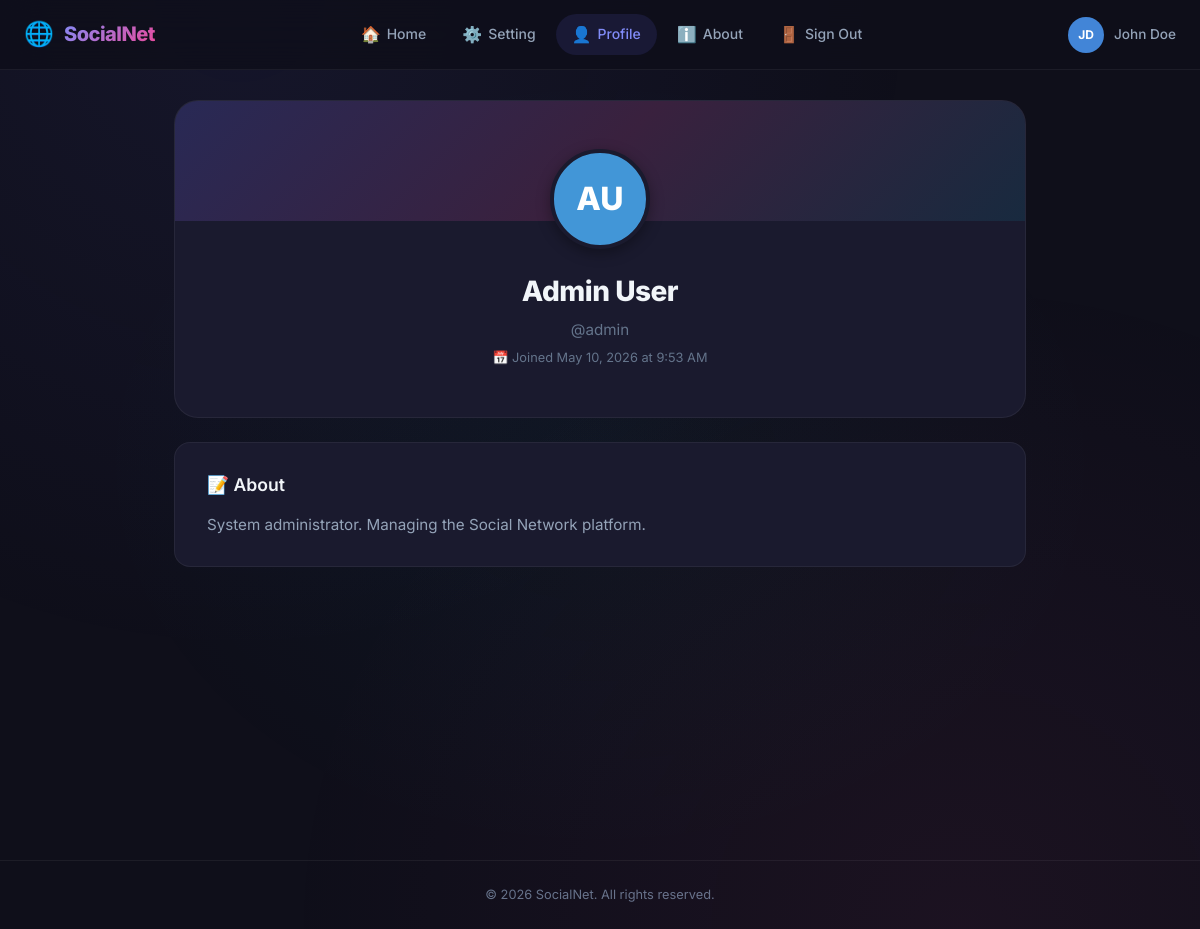
The app's page /socialnet/profile.php?owner=admin (signed in) with its own data.
### tables this page shows
CREATE TABLE IF NOT EXISTS account (
    id INT AUTO_INCREMENT PRIMARY KEY,
    username VARCHAR(50) NOT NULL UNIQUE,
    fullname VARCHAR(100) NOT NULL,
    password VARCHAR(255) NOT NULL,
    description TEXT,
    created_at TIMESTAMP DEFAULT CURRENT_TIMESTAMP
);

### includes/functions.php (called while the page is built, shortened)
<?php
function e($str) {
    return htmlspecialchars($str ?? '', ENT_QUOTES, 'UTF-8');
}
function getUserByUsername($conn, $username) {
    $stmt = $conn->prepare("SELECT id, username, fullname, password, description, created_at FROM account WHERE username = ?");
    $stmt->bind_param("s", $username);
    $stmt->execute();
    $result = $stmt->get_result();
    $user = $result->fetch_assoc();
    return $user;
}
function formatDate($datetime) {
    return date('F j, Y \a\t g:i A', strtotime($datetime));
}
function getInitials($fullname) {
    $words = explode(' ', trim($fullname));
    $initials = '';
    foreach ($words as $word) {
        if (!empty($word)) {
            $initials .= mb_strtoupper(mb_substr($word, 0, 1));
        }
    }
    return mb_substr($initials, 0, 2);
}
function stringToColor($str) {
    $hash = crc32($str);
    $hue = abs($hash) % 360;
    return "hsl($hue, 65%, 55%)";
}
?>

### socialnet/profile.php (the view, shortened to what this page needs)
<?php
require_once __DIR__ . '/../includes/config.php';
require_once __DIR__ . '/../includes/functions.php';
$ownerUsername = $_GET['owner'] ?? getCurrentUsername();
$profileUser = getUserByUsername($conn, $ownerUsername);
if (!$profileUser) {
    $notFound = true;
} else {
    $notFound = false;
    $isOwnProfile = ($profileUser['id'] == getCurrentUserId());
}
?>
<!DOCTYPE html>
<html lang="en">
<head>
    <link rel="stylesheet" href="/assets/style.css">
</head>
<body>
    <?php include __DIR__ . '/../includes/menubar.php'; ?>
    <div class="page-wrapper">
        <div class="container">
            <?php if ($notFound): ?>
                <div class="card card-elevated" style="text-align:center;padding:60px 32px;">
                    <div style="font-size:3rem;margin-bottom:16px;">😕</div>
                    <h2 style="margin-bottom:8px;">User Not Found</h2>
                    <p style="color:var(--text-muted);margin-bottom:24px;">The user you're looking for doesn't exist.</p>
                    <a href="/socialnet/index.php" class="btn btn-primary">← Back to Home</a>
                </div>
            <?php else: ?>
                <div class="profile-hero">
                    <div class="profile-avatar" style="background: <?= stringToColor($profileUser['username']) ?>;">
                        <?= e(getInitials($profileUser['fullname'])) ?>
                    </div>
                    <h1 class="profile-name"><?= e($profileUser['fullname']) ?></h1>
                    <p class="profile-username">@<?= e($profileUser['username']) ?></p>
                    <p class="profile-joined">📅 Joined <?= formatDate($profileUser['created_at']) ?></p>
                </div>
                <div class="profile-desc-card">
                    <h2>📝 About</h2>
                    <?php if (!empty($profileUser['description'])): ?>
                        <p><?= e($profileUser['description']) ?></p>
                    <?php else: ?>
                        <p style="font-style:italic;color:var(--text-muted);">
                            <?= $isOwnProfile ? 'You haven\'t added a description yet. Go to Settings to add one!' : 'This user hasn\'t added a description yet.' ?>
                        </p>
                    <?php endif; ?>
                </div>
            <?php endif; ?>
        </div>
    </div>
    <footer class="footer">
        <p>© <?= date('Y') ?> SocialNet. All rights reserved.</p>
    </footer>
</body>
</html>

### assets/style.css (style rules this page uses)
:root { --primary: #6366f1; --primary-light: #818cf8; --primary-dark: #4f46e5; --primary-glow: rgba(99, 102, 241, 0.25); --secondary: #ec4899; --secondary-light: #f472b6; --accent: #06b6d4; --bg-dark: #0f0f1a; --bg-card: #1a1a2e; --bg-card-hover: #1e1e35; --bg-elevated: #252540; --bg-input: #16162b; --text-primary: #f1f5f9; --text-secondary: #94a3b8; --text-muted: #64748b; --text-accent: #818cf8; --border: rgba(255, 255, 255, 0.06); --border-focus: rgba(99, 102, 241, 0.5); --shadow-sm: 0 1px 3px rgba(0, 0, 0, 0.3); --shadow-md: 0 4px 14px rgba(0, 0, 0, 0.35); --shadow-lg: 0 10px 40px rgba(0, 0, 0, 0.4); --shadow-glow: 0 0 30px var(--primary-glow); --radius-sm: 8px; --radius-md: 12px; --radius-lg: 16px; --radius-xl: 24px; --radius-full: 9999px; --transition: 0.3s cubic-bezier(0.4, 0, 0.2, 1); --nav-height: 70px; }
*, *::before, *::after { margin: 0; padding: 0; box-sizing: border-box; }
html { scroll-behavior: smooth; -webkit-font-smoothing: antialiased; -moz-osx-font-smoothing: grayscale; }
body { font-family: 'Inter', -apple-system, BlinkMacSystemFont, 'Segoe UI', sans-serif; background: var(--bg-dark); color: var(--text-primary); line-height: 1.6; min-height: 100vh; overflow-x: hidden; }
body::before { content: ''; position: fixed; top: 0; left: 0; width: 100%; height: 100%; background: radial-gradient(ellipse at 20% 0%, rgba(99, 102, 241, 0.08) 0%, transparent 50%), radial-gradient(ellipse at 80% 100%, rgba(236, 72, 153, 0.06) 0%, transparent 50%), radial-gradient(ellipse at 50% 50%, rgba(6, 182, 212, 0.04) 0%, transparent 60%); pointer-events: none; z-index: 0; }
.page-wrapper { position: relative; z-index: 1; padding-top: calc(var(--nav-height) + 30px); min-height: 100vh; }
.container { max-width: 900px; margin: 0 auto; padding: 0 24px 60px; }
.profile-hero { text-align: center; padding: 48px 32px; background: var(--bg-card); border: 1px solid var(--border); border-radius: var(--radius-xl); position: relative; overflow: hidden; margin-bottom: 24px; }
.profile-hero::before { content: ''; position: absolute; top: 0; left: 0; right: 0; height: 120px; background: linear-gradient(135deg, rgba(99, 102, 241, 0.2), rgba(236, 72, 153, 0.15), rgba(6, 182, 212, 0.1)); }
.profile-avatar { width: 100px; height: 100px; border-radius: 50%; display: flex; align-items: center; justify-content: center; font-size: 2rem; font-weight: 800; color: white; margin: 0 auto 20px; position: relative; z-index: 1; border: 4px solid var(--bg-card); box-shadow: var(--shadow-md); }
.profile-name { font-size: 1.75rem; font-weight: 800; letter-spacing: -0.5px; margin-bottom: 4px; position: relative; z-index: 1; }
.profile-username { color: var(--text-muted); font-size: 0.95rem; margin-bottom: 6px; position: relative; z-index: 1; }
.profile-joined { color: var(--text-muted); font-size: 0.8rem; position: relative; z-index: 1; }
.profile-desc-card { background: var(--bg-card); border: 1px solid var(--border); border-radius: var(--radius-lg); padding: 28px 32px; }
.profile-desc-card h2 { font-size: 1.1rem; font-weight: 600; margin-bottom: 12px; color: var(--text-primary); }
.profile-desc-card p { color: var(--text-secondary); font-size: 0.95rem; line-height: 1.8; white-space: pre-wrap; }
.footer { text-align: center; padding: 24px; color: var(--text-muted); font-size: 0.8rem; border-top: 1px solid var(--border); margin-top: 60px; }

### records on screen
account: fullname "AU", fullname "Admin User", username "admin", created_at "May 10, 2026 at 9:53 AM", description "System administrator. Managing the Social Network platform."

### other values on screen
getInitials(getCurrentFullname() ?? '') "JD"
getCurrentFullname() "John Doe"
